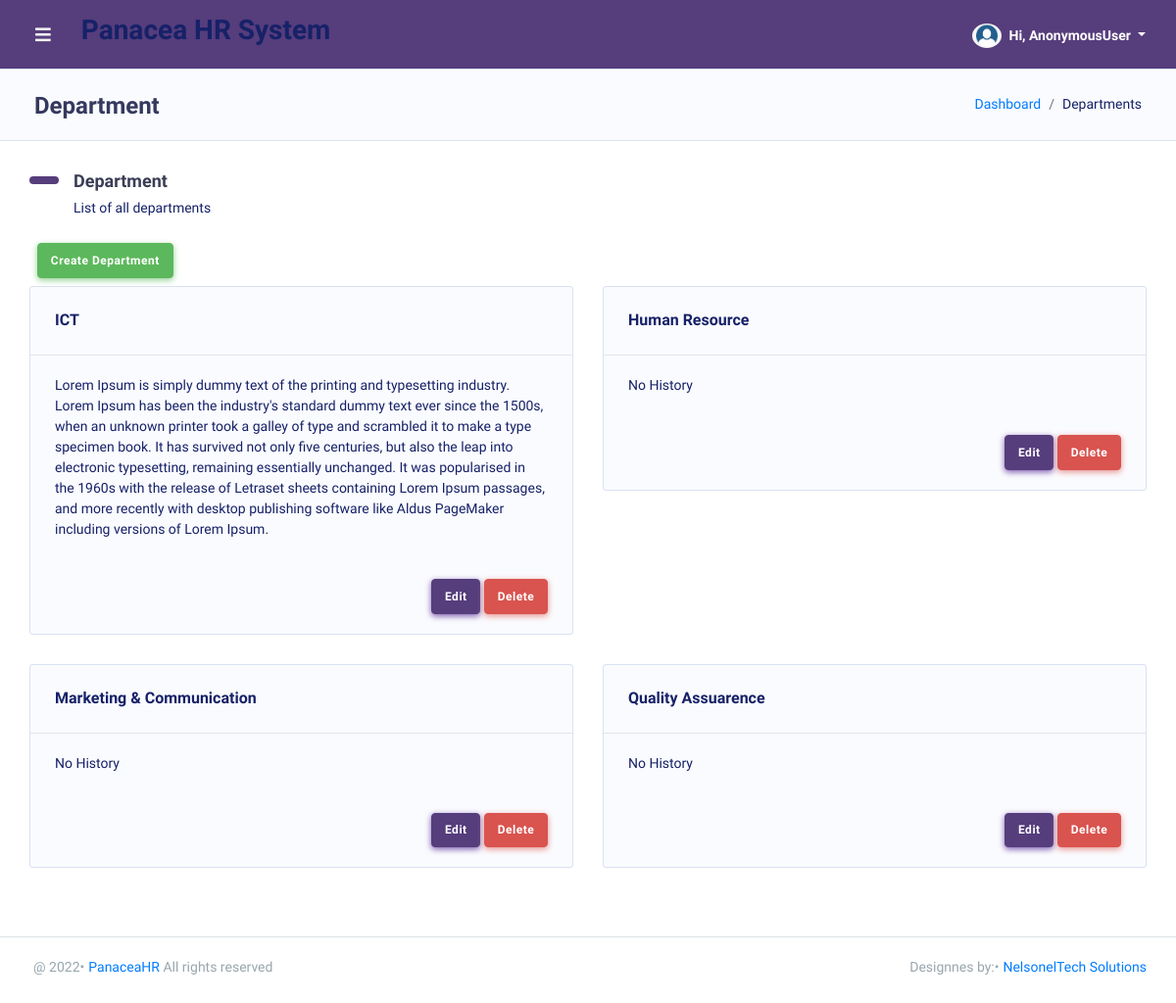
/dashboard/department/, run on the app's committed database.
### PanaceaApp/models.py (models this page shows, shortened)
class Department(models.Model):
    name = models.CharField(max_length=70, null=False, blank=False)
    history = models.TextField(max_length=1000, null=True, blank=True, default='No History')

### PanaceaApp/views.py (the view)
# urls.py: path('department/', views.department, name='department'),
def department(request):
    departments = Department.objects.all()
    context = {'departments': departments}
    return render(request, 'PanaceaApp/department.html', context)

### PanaceaApp/templates/PanaceaApp/department.html
{% extends 'main.html' %}
{% block content %}
{% load static %}
<div class="main-content">
    <section class="section">
        <div class="section-header">
            <h1>Department</h1>
            <div class="section-header-breadcrumb">
                <div class="breadcrumb-item active"><a href="{% url 'home' %}">Dashboard</a></div>
                <div class="breadcrumb-item">Departments</div>
            </div>
        </div>
        <div class="section-body">
            <h2 class="section-title">Department</h2>
            <p class="section-lead">List of all departments</p>
            <div class="p-2">
                <a class="btn btn-success" href="{% url 'createDepartment' %}">Create Department</a>
            </div>
            <div class="row">
                {% for department in departments %}
                <div class="col-12 col-md-6 col-lg-6">
                    <div class="card">
                        <div class="card-header">
                            <h4>{{department.name}}</h4>
                        </div>
                        <div class="card-body">
                            {{department.history}}
                        </div>
                        <div class="card-footer text-right">
                            <a class="btn btn-primary" href="{% url 'editDepartment' department.id %}">Edit</a>
                            <a href="{% url 'deleteDepartment' department.id %}" class="btn btn-danger">Delete</a>
                        </div>
                    </div>
                </div>
                {% endfor %}
            </div>
        </div>
    </section>
</div>
{% endblock %}

### data on the page
Department: name "ICT", history "Lorem Ipsum is simply dummy text of the printing and typesetting industry. Lorem Ipsum has been the industry's standard dummy text ever since the 1500s, when an unknown printer took a galley of type and scrambled it to make a type specimen book. It has survived not only five centuries, but also the leap into electronic typesetting, remaining essentially unchanged. It was popularised in the 1960s with the release of Letraset sheets containing Lorem Ipsum passages, and more recently with desktop publishing software like Aldus PageMaker including versions of Lorem Ipsum."
Department: name "Human Resource", history "No History"
Department: name "Marketing & Communication", history "No History"
Department: name "Quality Assuarence", history "No History"

### other printed values
{{ user }} "AnonymousUser"
